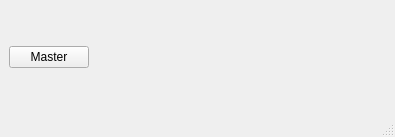
<?xml version="1.0" encoding="UTF-8"?>
<ui version="4.0">
 <class>MainWindow</class>
 <widget class="QMainWindow" name="MainWindow">
  <property name="geometry">
   <rect>
    <x>0</x>
    <y>0</y>
    <width>395</width>
    <height>137</height>
   </rect>
  </property>
  <property name="windowTitle">
   <string>MainWindow</string>
  </property>
  <widget class="QWidget" name="centralwidget">
   <layout class="QHBoxLayout" name="horizontalLayout">
    <item>
     <widget class="QPushButton" name="butMasterForm">
      <property name="text">
       <string>Master</string>
      </property>
     </widget>
    </item>
    <item>
     <spacer name="horizontalSpacer">
      <property name="orientation">
       <enum>Qt::Horizontal</enum>
      </property>
      <property name="sizeHint" stdset="0">
       <size>
        <width>40</width>
        <height>20</height>
       </size>
      </property>
     </spacer>
    </item>
   </layout>
  </widget>
  <widget class="QMenuBar" name="menubar">
   <property name="geometry">
    <rect>
     <x>0</x>
     <y>0</y>
     <width>395</width>
     <height>21</height>
    </rect>
   </property>
  </widget>
  <widget class="QStatusBar" name="statusbar"/>
 </widget>
 <resources/>
 <connections/>
</ui>
